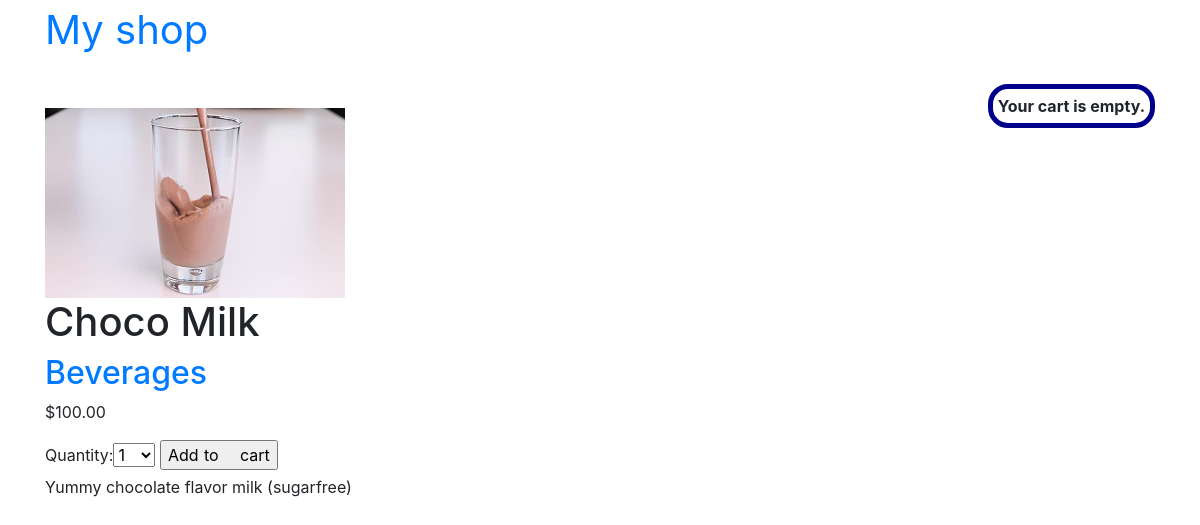
The app's page /3/choco-milk/ with its own data.
### shop/models.py (models this page shows, shortened)
class	Product(models.Model):
	category	=	models.ForeignKey(Category,related_name='products',on_delete=models.CASCADE)
	name	=	models.CharField(max_length=200,db_index=True)
	slug	=	models.SlugField(max_length=200,db_index=True)
	image	=	models.ImageField(upload_to='products/%Y/%m/%d',
			blank=True)
	description	=	models.TextField(blank=True)
	price	=	models.DecimalField(max_digits=10,	decimal_places=2)
	available	=	models.BooleanField(default=True)
	created	=	models.DateTimeField(auto_now_add=True)
	updated	=	models.DateTimeField(auto_now=True)
	class	Meta:
		ordering	=	('name',)
		index_together	=	(('id',	'slug'),)

class Category(models.Model):
	name = models.CharField(max_length=200,db_index=True)
	slug = models.SlugField(max_length=200,unique=True)
	class	Meta:
		ordering = ('name',)
		verbose_name = 'category'
		verbose_name_plural = 'categories'
	def __str__(self):
		return self.name
	def	get_absolute_url(self):
		return	reverse('shop:product_list_by_category',args=[self.slug])

### shop/views.py (the view)
# urls.py: path('<int:id>/<slug:slug>/',	views.product_detail, name='product_detail'),
def	product_detail(request,	id,	slug):
	product	= get_object_or_404(Product,id=id,slug=slug,available=True)
	cart_product_form	=	CartAddProductForm()
	return	render(request,'shop/product/detail.html',{'product': product,'cart_product_form':	cart_product_form})

### cart/forms.py
class CartAddProductForm(forms.Form):
	quantity = forms.TypedChoiceField(choices=PRODUCT_QUANTITY_CHOICES,coerce=int)
	update = forms.BooleanField(required=False,initial=False,widget=forms.HiddenInput)

### cart/cart.py (called while the page is built)
	def	__len__(self):
		return	sum(item['quantity'] for item in self.cart.values())

### cart/context_processors.py (called while the page is built)
def	cart(request):
	return	{'cart': Cart(request)}

### shop/templates/shop/product/detail.html (shortened to what this page needs)
{%	extends	"shop/base.html"	%}
{%	load	static	%}
{%	block	content	%}
		<div	class="product-detail">
				<img	src="{%	if	product.image	%}{{	product.image.url	}}{%	else	%}
				{%	static	"images/no_image.png"	%}{%	endif	%}">
				<h1>{{	product.name	}}</h1>
				<h2><a	href="{{	product.category.get_absolute_url	}}">{{product.category}}</a></h2>
				<p	class="price">${{	product.price	}}</p>
				<form	action="{%	url	"cart:cart_add"	product.id	%}"	method="post">
					{{	cart_product_form	}}
					<input	type="submit"	value="Add	to	cart">
				</form>
				{{	product.description|linebreaks	}}
		</div>
{%	endblock	%}

### records on screen
Product: image (picture), name "Choco Milk", category "Beverages", price "100.00", description "Yummy chocolate flavor milk (sugarfree)"
